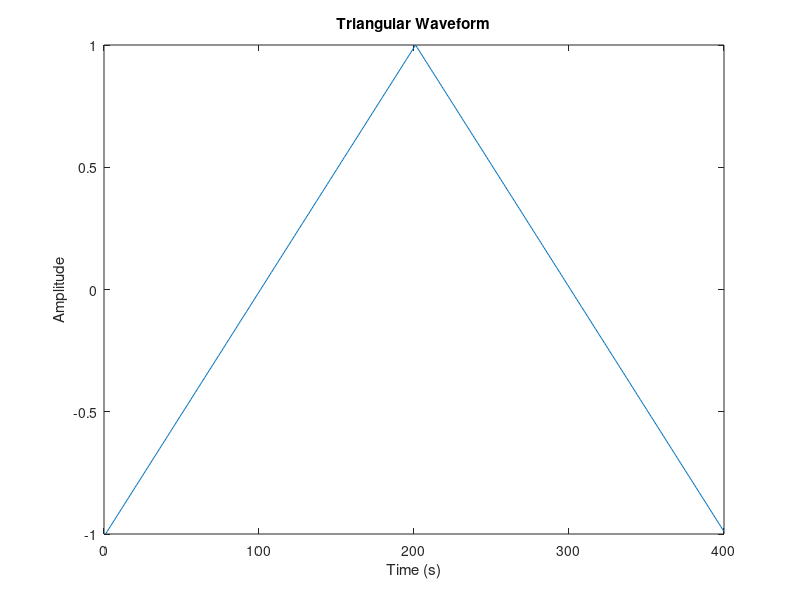

The MATLAB script that drew this image: (Note: this script raises an error after producing the figure.)
clear 
close all
T = 1;

fs = 200;
t = 0:1/fs:T;

x = sawtooth(2*pi*t);
n=length(x);
x=[x(1:n-1),-x(1:n-1)];

figure
% Plot the triangular wave
plot(x);
title('Triangular Waveform');
xlabel('Time (s)');
ylabel('Amplitude');

figure
% Define two signals
h = data.SondaSterujca; % Signal 2

% Perform convolution
y = conv(x, h);

% Plot the original signals
subplot(3, 1, 1);
plot(x);
title('Signal x');
xlabel('Index');
ylabel('Amplitude');

subplot(3, 1, 2);
plot(h);
title('Signal h');
xlabel('Index');
ylabel('Amplitude');

% Plot the convolution result
subplot(3, 1, 3);
plot(y);
title('Convolution of x and h');
xlabel('Index');
ylabel('Amplitude');
